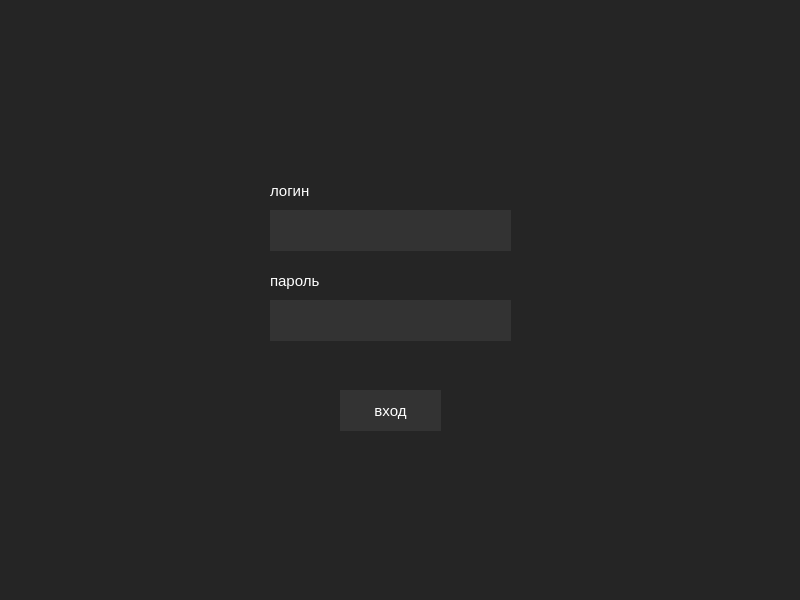
<?xml version="1.0" encoding="UTF-8"?>
<ui version="4.0">
 <class>MainWindow</class>
 <widget class="QMainWindow" name="MainWindow">
  <property name="geometry">
   <rect>
    <x>0</x>
    <y>0</y>
    <width>800</width>
    <height>600</height>
   </rect>
  </property>
  <property name="windowTitle">
   <string>MainWindow</string>
  </property>
  <property name="styleSheet">
   <string notr="true">background-color: #252525;</string>
  </property>
  <widget class="QWidget" name="centralwidget">
   <widget class="QPushButton" name="pushButton">
    <property name="geometry">
     <rect>
      <x>340</x>
      <y>390</y>
      <width>101</width>
      <height>41</height>
     </rect>
    </property>
    <property name="font">
     <font>
      <pointsize>11</pointsize>
     </font>
    </property>
    <property name="styleSheet">
     <string notr="true">QPushButton {
	border: #383838;
	color: white;
	background-color: #333333;
}

QPushButton::pressed {
	background-color: #424242;
}
</string>
    </property>
    <property name="text">
     <string>вход</string>
    </property>
   </widget>
   <widget class="QLineEdit" name="lineEdit">
    <property name="geometry">
     <rect>
      <x>270</x>
      <y>300</y>
      <width>241</width>
      <height>41</height>
     </rect>
    </property>
    <property name="styleSheet">
     <string notr="true">QLineEdit {
	border: #383838;
	color: white;
	background-color: #333333;
}

</string>
    </property>
   </widget>
   <widget class="QLineEdit" name="lineEdit_2">
    <property name="geometry">
     <rect>
      <x>270</x>
      <y>210</y>
      <width>241</width>
      <height>41</height>
     </rect>
    </property>
    <property name="styleSheet">
     <string notr="true">QLineEdit {
	border: #383838;
	color: white;
	background-color: #333333;
}
</string>
    </property>
   </widget>
   <widget class="QLabel" name="label">
    <property name="geometry">
     <rect>
      <x>270</x>
      <y>270</y>
      <width>71</width>
      <height>21</height>
     </rect>
    </property>
    <property name="font">
     <font>
      <pointsize>11</pointsize>
     </font>
    </property>
    <property name="styleSheet">
     <string notr="true">color: white;</string>
    </property>
    <property name="text">
     <string>пароль</string>
    </property>
   </widget>
   <widget class="QLabel" name="label_2">
    <property name="geometry">
     <rect>
      <x>270</x>
      <y>180</y>
      <width>71</width>
      <height>21</height>
     </rect>
    </property>
    <property name="font">
     <font>
      <pointsize>11</pointsize>
     </font>
    </property>
    <property name="styleSheet">
     <string notr="true">color: white;</string>
    </property>
    <property name="text">
     <string>логин</string>
    </property>
   </widget>
  </widget>
 </widget>
 <resources/>
 <connections/>
</ui>
